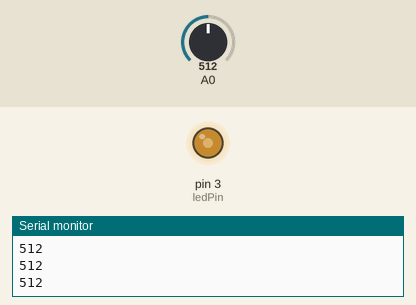
Simulated run of this sketch. Board: Arduino Uno, built with avr-gcc and run on an emulated ATmega328P. Parts: output pins drawn as LEDs (lit = HIGH), the last lines printed to the serial monitor. Inputs (shaded band) come from the test bench; at power-on: A0 = 512.

Above: at 1.2 s.
1.3 s: A0 set to 716
At 2.0 s:
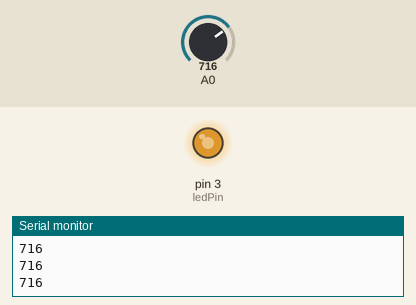
2.8 s: A0 set to 900
At 3.3 s:
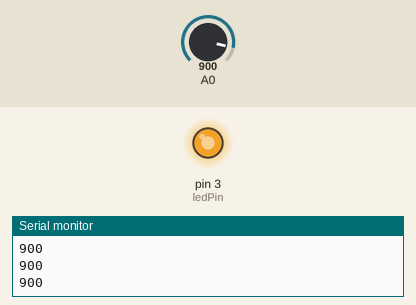
4.3 s: A0 set to 122
At 5.5 s:
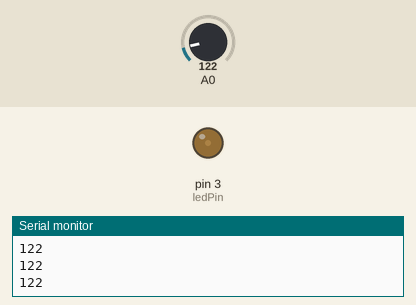
5.8 s: A0 set to 0
At 6.7 s:
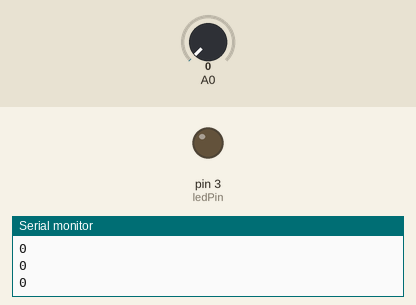
Timing chart, 0 to 8.3 s (numbered marks = the images above; inputs shaded):
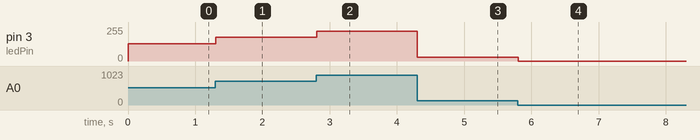

The sketch:

analogReadInOut.ino
```cpp
int sensorValue = 0;

const int ledPin = 3;
void setup() {
  // put your setup code here, to run once:
  Serial.begin(9600);
  pinMode(ledPin, OUTPUT);
}

void loop() {
  // put your main code here, to run repeatedly:
  sensorValue = analogRead(A0);
  Serial.println(sensorValue);
  analogWrite(ledPin, sensorValue/4);

}
```

Measured:
- after the input at 1.3 s, pin 3 (ledPin): 128/255 → 179/255 at once
- after the input at 2.8 s, pin 3 (ledPin): 179/255 → 225/255 at once
- after the input at 4.3 s, pin 3 (ledPin): 225/255 → 30/255 at once
- after the input at 5.8 s, pin 3 (ledPin): 30/255 → 0/255 at once
